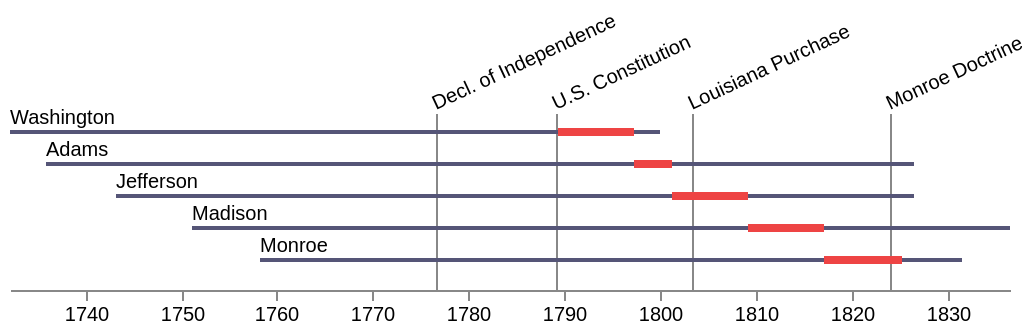

Write the Vega-Lite specification saved for this chart.
### Vega specification from a JSON file in a GitHub repository (floating-point values rounded to 4 significant figures)
{"$schema": "https://vega.github.io/schema/vega/v5.json", "description": "A timeline visualization of the lives of the first five U.S. presidents.", "width": 500, "height": 80, "padding": 5, "data": [{"name": "people", "values": [{"label": "Washington", "born": -7506057600000, "died": -5366196000000, "enter": -5701424400000, "leave": -5453884800000}, {"label": "Adams", "born": -7389766800000, "died": -4528285200000, "enter": -5453884800000, "leave": -5327740800000}, {"label": "Jefferson", "born": -7154586000000, "died": -4528285200000, "enter": -5327740800000, "leave": -5075280000000}, {"label": "Madison", "born": -6904544400000, "died": -4213184400000, "enter": -5075280000000, "leave": -4822819200000}, {"label": "Monroe", "born": -6679904400000, "died": -4370518800000, "enter": -4822819200000, "leave": -4570358400000}]}, {"name": "events", "format": {"type": "json", "parse": {"when": "date"}}, "values": [{"name": "Decl. of Independence", "when": "July 4, 1776"}, {"name": "U.S. Constitution", "when": "3/4/1789"}, {"name": "Louisiana Purchase", "when": "April 30, 1803"}, {"name": "Monroe Doctrine", "when": "Dec 2, 1823"}]}], "scales": [{"name": "yscale", "type": "band", "range": [0, {"signal": "height"}], "domain": {"data": "people", "field": "label"}}, {"name": "xscale", "type": "time", "range": "width", "round": true, "domain": {"data": "people", "fields": ["born", "died"]}}], "axes": [{"orient": "bottom", "scale": "xscale", "format": "%Y"}], "marks": [{"type": "text", "from": {"data": "events"}, "encode": {"enter": {"x": {"scale": "xscale", "field": "when"}, "y": {"value": -10}, "angle": {"value": -25}, "fill": {"value": "#000"}, "text": {"field": "name"}, "fontSize": {"value": 10}}}}, {"type": "rect", "from": {"data": "events"}, "encode": {"enter": {"x": {"scale": "xscale", "field": "when"}, "y": {"value": -8}, "width": {"value": 1}, "height": {"field": {"group": "height"}, "offset": 8}, "fill": {"value": "#888"}}}}, {"type": "text", "from": {"data": "people"}, "encode": {"enter": {"x": {"scale": "xscale", "field": "born"}, "y": {"scale": "yscale", "field": "label", "offset": -3}, "fill": {"value": "#000"}, "text": {"field": "label"}, "fontSize": {"value": 10}}}}, {"type": "rect", "from": {"data": "people"}, "encode": {"enter": {"x": {"scale": "xscale", "field": "born"}, "x2": {"scale": "xscale", "field": "died"}, "y": {"scale": "yscale", "field": "label"}, "height": {"value": 2}, "fill": {"value": "#557"}}}}, {"type": "rect", "from": {"data": "people"}, "encode": {"enter": {"x": {"scale": "xscale", "field": "enter"}, "x2": {"scale": "xscale", "field": "leave"}, "y": {"scale": "yscale", "field": "label", "offset": -1}, "height": {"value": 4}, "fill": {"value": "#e44"}}}}]}
